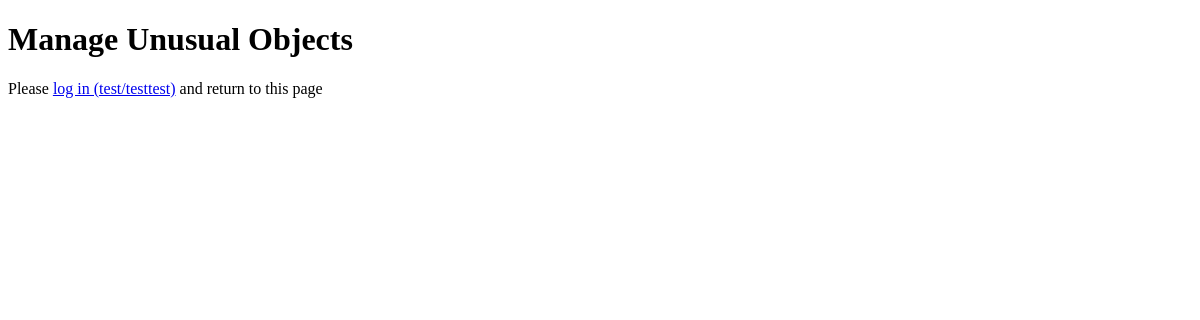
Before: /unusualfields/ with the older database file.
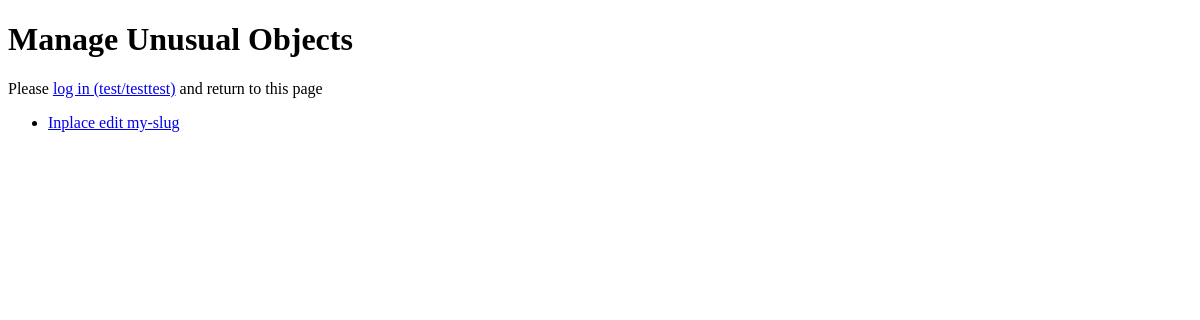
After: the same page with the newer database file.
### testing/unusual_fields/models.py (models this page shows, shortened)
class UnusualModel(models.Model):
    comma_field = models.CommaSeparatedIntegerField(max_length=250)
    decimal_field = models.DecimalField(decimal_places=10, max_digits=20)
    filepath_field = models.FilePathField(path=os.path.join(settings.MEDIA_ROOT, 'images'), null=True, blank=True)
    float_field = models.FloatField()
    generic_ip_field = models.GenericIPAddressField()
    nullboolean_field = models.NullBooleanField()
    big_integer_field = models.BigIntegerField()
    positive_integer_field = models.PositiveIntegerField()
    positive_small_integer_field = models.PositiveSmallIntegerField()
    slug_field = models.SlugField()
    smallinteger_field = models.SmallIntegerField()
    time_field = models.TimeField()
    url_field = models.URLField()
    one_to_one_field = models.OneToOneField(User)
    class Meta:
        verbose_name = _('UnusualModel')
        verbose_name_plural = _('UnusualModels')
    def __unicode__(self):
        return self.slug_field

### testing/unusual_fields/views.py (the view)
def unusual_index(request):
    return render_to_response('unusual_fields/index.html',
                              {'unusual_objs': UnusualModel.objects.all()},
                              context_instance=RequestContext(request))

### testing/unusual_fields/templates/unusual_fields/index.html (shortened to what this page needs)
{% extends "base.html" %}
{% load i18n %}
{% block content-title %}{% trans "Manage Unusual Objects"%}{% endblock %}
{% block content %}
    <div>
        <ul>
        {% for unusual_obj in unusual_objs %}
            <li><a href="{% url 'unusual_edit' unusual_obj.pk %}">Inplace edit {{ unusual_obj }}</a></li>
        {% endfor %}
        </ul>
    </div>
{% endblock %}

### testing/templates/base.html (shortened to what this page needs)
{% load i18n inplace_edit %}<!DOCTYPE html PUBLIC "-//W3C//DTD XHTML 1.0 Transitional//EN"
    "http://www.w3.org/TR/xhtml1/DTD/xhtml1-transitional.dtd">
<html xmlns="http://www.w3.org/1999/xhtml" xml:lang="{{ LANGUAGE_CODE }}" lang="{{ LANGUAGE_CODE }}">
<head>
</head>
<body>
  {% block page %}
  <div>
    <h1 id="title">{% block content-title %}{% endblock %}</h1>
    <p>
    </p>
    {% block content %}
    {% endblock %}
  </div>
  {% endblock %}
</body>
</html>

Changed rows visible on the page:
added UnusualModel: slug_field "my-slug"
